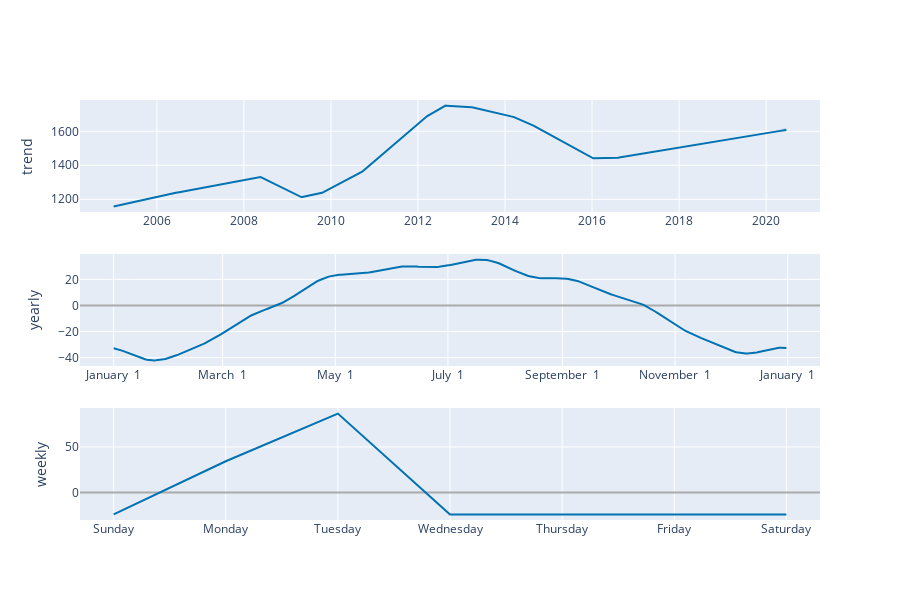

Source (notebook cell):
### Code cell
plot_components_plotly(forecaster, forecast)

### Figure 1 — Plotly figure (JSON) as saved in the notebook; plotly's stock layout.template omitted (floating-point values rounded to 4 significant figures; data arrays with more than 128 entries replaced by an {"elided": "..."} marker saying what was removed)
{"data": [{"line": {"color": "#0072B2", "width": 2}, "mode": "lines", "name": "trend", "type": "scatter", "x": {"elided": "931 str values"}, "xaxis": "x", "y": {"elided": "931 float values"}, "yaxis": "y"}, {"line": {"color": "rgba(0, 114, 178, 0.2)", "width": 0}, "mode": "lines", "name": "trend_upper", "type": "scatter", "x": {"elided": "931 str values"}, "xaxis": "x", "y": {"elided": "931 float values"}, "yaxis": "y"}, {"fill": "tonexty", "fillcolor": "rgba(0, 114, 178, 0.2)", "line": {"color": "rgba(0, 114, 178, 0.2)", "width": 0}, "mode": "lines", "name": "trend_lower", "type": "scatter", "x": {"elided": "931 str values"}, "xaxis": "x", "y": {"elided": "931 float values"}, "yaxis": "y"}, {"line": {"color": "#0072B2", "width": 2}, "mode": "lines", "name": "yearly", "type": "scatter", "x": {"elided": "365 str values"}, "xaxis": "x2", "y": {"elided": "365 float values"}, "yaxis": "y2"}, {"line": {"color": "#0072B2", "width": 2}, "mode": "lines", "name": "weekly", "type": "scatter", "x": ["2017-01-01T00:00:00", "2017-01-02T00:00:00", "2017-01-03T00:00:00", "2017-01-04T00:00:00", "2017-01-05T00:00:00", "2017-01-06T00:00:00", "2017-01-07T00:00:00"], "xaxis": "x3", "y": [-24.21, 34.28, 86.76, -24.21, -24.21, -24.21, -24.21], "yaxis": "y3"}], "layout": {"height": 600, "showlegend": false, "width": 900, "xaxis": {"anchor": "y", "domain": [0, 1], "range": ["2004-03-26T16:48:00", "2021-03-28T07:12:00"], "type": "date"}, "xaxis2": {"anchor": "y2", "domain": [0, 1], "range": ["2016-12-13T18:54:02.958904115", "2018-01-18T11:04:57.863013581"], "tickformat": "%B %e", "type": "date"}, "xaxis3": {"anchor": "y3", "domain": [0, 1], "range": ["2016-12-31T16:48:00", "2017-01-07T07:12:00"], "tickformat": "%A", "type": "date"}, "yaxis": {"anchor": "x", "domain": [0.7333, 1], "rangemode": "normal", "title": {"text": "trend"}, "zerolinecolor": "#AAA"}, "yaxis2": {"anchor": "x2", "domain": [0.3667, 0.6333], "title": {"text": "yearly"}, "zerolinecolor": "#AAA"}, "yaxis3": {"anchor": "x3", "domain": [0, 0.2667], "title": {"text": "weekly"}, "zerolinecolor": "#AAA"}}}
